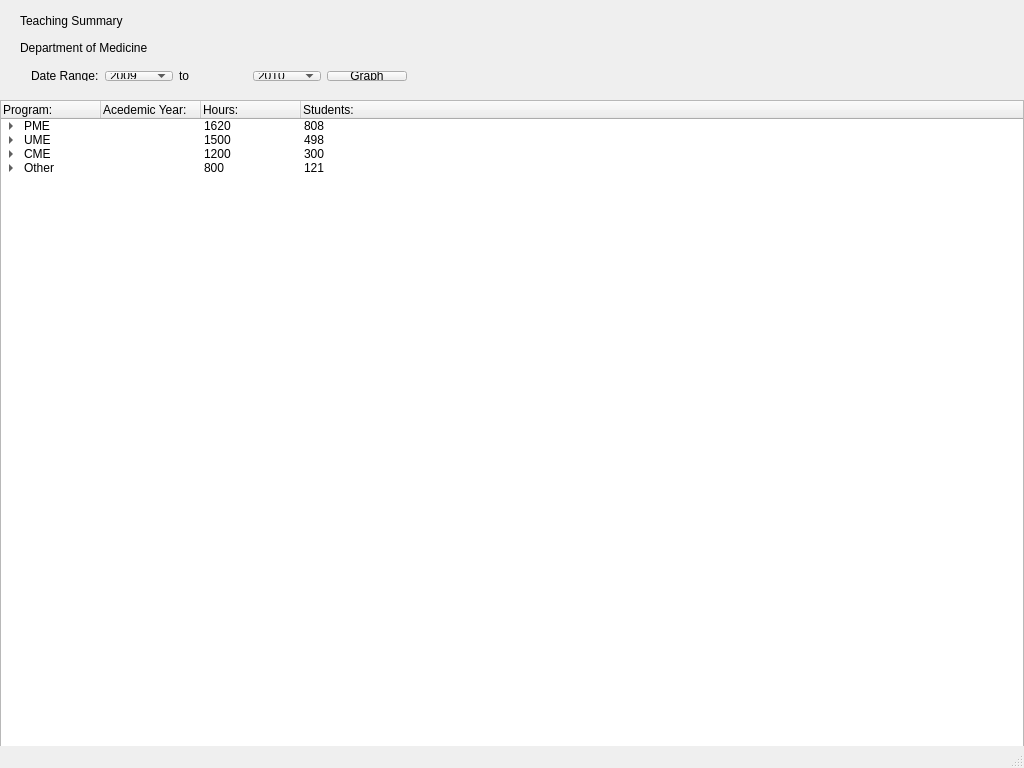
<?xml version="1.0" encoding="UTF-8"?>
<ui version="4.0">
 <class>MainWindow</class>
 <widget class="QMainWindow" name="MainWindow">
  <property name="geometry">
   <rect>
    <x>0</x>
    <y>0</y>
    <width>1024</width>
    <height>768</height>
   </rect>
  </property>
  <property name="windowTitle">
   <string>MainWindow</string>
  </property>
  <widget class="QWidget" name="centralWidget">
   <widget class="QTreeWidget" name="treeWidget">
    <property name="geometry">
     <rect>
      <x>0</x>
      <y>100</y>
      <width>1024</width>
      <height>650</height>
     </rect>
    </property>
    <column>
     <property name="text">
      <string notr="true">Program:</string>
     </property>
    </column>
    <column>
     <property name="text">
      <string>Acedemic Year:</string>
     </property>
    </column>
    <column>
     <property name="text">
      <string>Hours:</string>
     </property>
    </column>
    <column>
     <property name="text">
      <string>Students:</string>
     </property>
    </column>
    <item>
     <property name="text">
      <string>PME</string>
     </property>
     <property name="text">
      <string/>
     </property>
     <property name="text">
      <string>1620</string>
     </property>
     <property name="text">
      <string>808</string>
     </property>
     <item>
      <property name="text">
       <string/>
      </property>
      <property name="text">
       <string>2012-2013</string>
      </property>
      <property name="text">
       <string>500</string>
      </property>
      <property name="text">
       <string>250</string>
      </property>
      <item>
       <property name="text">
        <string/>
       </property>
       <property name="text">
        <string>Faculty 1</string>
       </property>
       <property name="text">
        <string>125</string>
       </property>
       <property name="text">
        <string>120</string>
       </property>
      </item>
      <item>
       <property name="text">
        <string/>
       </property>
       <property name="text">
        <string>Faculty 2</string>
       </property>
       <property name="text">
        <string>125</string>
       </property>
       <property name="text">
        <string>80</string>
       </property>
      </item>
      <item>
       <property name="text">
        <string/>
       </property>
       <property name="text">
        <string>Faculty 3</string>
       </property>
       <property name="text">
        <string>250</string>
       </property>
       <property name="text">
        <string>50</string>
       </property>
      </item>
     </item>
     <item>
      <property name="text">
       <string/>
      </property>
      <property name="text">
       <string>2013-2014</string>
      </property>
      <property name="text">
       <string>480</string>
      </property>
      <property name="text">
       <string>258</string>
      </property>
      <item>
       <property name="text">
        <string/>
       </property>
       <property name="text">
        <string>Faculty 1</string>
       </property>
       <property name="text">
        <string>480</string>
       </property>
       <property name="text">
        <string>258</string>
       </property>
      </item>
     </item>
     <item>
      <property name="text">
       <string/>
      </property>
      <property name="text">
       <string>2014-2015</string>
      </property>
      <property name="text">
       <string>640</string>
      </property>
      <property name="text">
       <string>300</string>
      </property>
      <item>
       <property name="text">
        <string/>
       </property>
       <property name="text">
        <string>Faculty 1</string>
       </property>
       <property name="text">
        <string>640</string>
       </property>
       <property name="text">
        <string>300</string>
       </property>
      </item>
     </item>
    </item>
    <item>
     <property name="text">
      <string>UME</string>
     </property>
     <property name="text">
      <string/>
     </property>
     <property name="text">
      <string>1500</string>
     </property>
     <property name="text">
      <string>498</string>
     </property>
     <item>
      <property name="text">
       <string/>
      </property>
      <property name="text">
       <string>2013-2014</string>
      </property>
      <property name="text">
       <string>1500</string>
      </property>
      <property name="text">
       <string>498</string>
      </property>
      <item>
       <property name="text">
        <string/>
       </property>
       <property name="text">
        <string>Faculty 3</string>
       </property>
       <property name="text">
        <string>1500</string>
       </property>
       <property name="text">
        <string>498</string>
       </property>
      </item>
     </item>
    </item>
    <item>
     <property name="text">
      <string>CME</string>
     </property>
     <property name="text">
      <string/>
     </property>
     <property name="text">
      <string>1200</string>
     </property>
     <property name="text">
      <string>300</string>
     </property>
     <item>
      <property name="text">
       <string/>
      </property>
      <property name="text">
       <string>2012-2013</string>
      </property>
      <property name="text">
       <string>1200</string>
      </property>
      <property name="text">
       <string>300</string>
      </property>
      <item>
       <property name="text">
        <string/>
       </property>
       <property name="text">
        <string>Faculty 1</string>
       </property>
       <property name="text">
        <string>1200</string>
       </property>
       <property name="text">
        <string>300</string>
       </property>
      </item>
     </item>
    </item>
    <item>
     <property name="text">
      <string>Other</string>
     </property>
     <property name="text">
      <string/>
     </property>
     <property name="text">
      <string>800</string>
     </property>
     <property name="text">
      <string>121</string>
     </property>
     <item>
      <property name="text">
       <string/>
      </property>
      <property name="text">
       <string>2014-2015</string>
      </property>
      <property name="text">
       <string>800</string>
      </property>
      <property name="text">
       <string>121</string>
      </property>
      <item>
       <property name="text">
        <string/>
       </property>
       <property name="text">
        <string>Faculty 4</string>
       </property>
       <property name="text">
        <string>800</string>
       </property>
       <property name="text">
        <string>121</string>
       </property>
      </item>
     </item>
    </item>
   </widget>
   <widget class="QLabel" name="label">
    <property name="geometry">
     <rect>
      <x>20</x>
      <y>10</y>
      <width>131</width>
      <height>21</height>
     </rect>
    </property>
    <property name="text">
     <string>Teaching Summary</string>
    </property>
   </widget>
   <widget class="QLabel" name="label_2">
    <property name="geometry">
     <rect>
      <x>20</x>
      <y>40</y>
      <width>161</width>
      <height>16</height>
     </rect>
    </property>
    <property name="text">
     <string>Department of Medicine</string>
    </property>
   </widget>
   <widget class="QWidget" name="layoutWidget">
    <property name="geometry">
     <rect>
      <x>20</x>
      <y>60</y>
      <width>398</width>
      <height>32</height>
     </rect>
    </property>
    <layout class="QHBoxLayout" name="horizontalLayout">
     <item>
      <widget class="QLabel" name="label_3">
       <property name="text">
        <string>Date Range:</string>
       </property>
      </widget>
     </item>
     <item>
      <widget class="QComboBox" name="comboBox">
       <property name="duplicatesEnabled">
        <bool>false</bool>
       </property>
       <item>
        <property name="text">
         <string>2009</string>
        </property>
       </item>
       <item>
        <property name="text">
         <string>2010</string>
        </property>
       </item>
       <item>
        <property name="text">
         <string>2011</string>
        </property>
       </item>
       <item>
        <property name="text">
         <string>2012</string>
        </property>
       </item>
       <item>
        <property name="text">
         <string>2013</string>
        </property>
       </item>
       <item>
        <property name="text">
         <string>2014</string>
        </property>
       </item>
      </widget>
     </item>
     <item>
      <widget class="QLabel" name="label_4">
       <property name="text">
        <string>to</string>
       </property>
      </widget>
     </item>
     <item>
      <widget class="QComboBox" name="comboBox_2">
       <property name="duplicatesEnabled">
        <bool>true</bool>
       </property>
       <item>
        <property name="text">
         <string>2010</string>
        </property>
       </item>
       <item>
        <property name="text">
         <string>2011</string>
        </property>
       </item>
       <item>
        <property name="text">
         <string>2012</string>
        </property>
       </item>
       <item>
        <property name="text">
         <string>2013</string>
        </property>
       </item>
       <item>
        <property name="text">
         <string>2014</string>
        </property>
       </item>
       <item>
        <property name="text">
         <string>2015</string>
        </property>
       </item>
      </widget>
     </item>
     <item>
      <widget class="QPushButton" name="pushButton">
       <property name="text">
        <string>Graph</string>
       </property>
      </widget>
     </item>
    </layout>
   </widget>
  </widget>
  <widget class="QMenuBar" name="menuBar">
   <property name="geometry">
    <rect>
     <x>0</x>
     <y>0</y>
     <width>1024</width>
     <height>22</height>
    </rect>
   </property>
  </widget>
  <widget class="QStatusBar" name="statusBar"/>
 </widget>
 <layoutdefault spacing="6" margin="11"/>
 <resources/>
 <connections/>
</ui>
